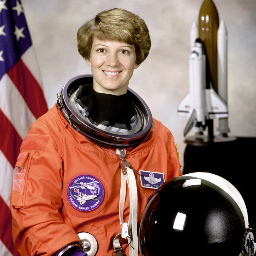
#> input picture HW4/astronaut.png, 256 x 256 px
$ python main_bonus.py astronaut.png
#> lines starting #> are read from the running program, lines starting #| are printed output that depends on the picture
#> further down, img is the input picture: shape (256, 256, 3); mean B, G, R 96.6, 105.9, 141.7
#!/usr/bin/env python
'''
    ===============================================================================
    Interactive Image Segmentation using Maxflow GraphCut algorithm.

    USAGE:
    python main_bonus.py astronaut.png

    README FIRST:
    Initally the input window will open. Once you draw both foreground and background lines, another output window pops up with result.
    Remember, if you draw either background or forground only, you will not get output window display.

    Use the below keys to draw forground and background lines. Press '0' and start dragging or clicking for background line(blue)
    and in a similar way, press '1' and start dragging or clicking for foreground line(red) in the areas you want.

    Then again press 'n' for updating the output. You can keep drawing additional foreground or background lines and press 'n' to see real-time updates.
    Anytime you plan to reset, press 'r' button. The output window will vanish and you can begin from start with a fresh frame of astronaut.png.
    To exit(anytime), press 'esc' key.

    Key '0' - To draw background lines(BLUE)
    Key '1' - To draw foreground lines(RED)

    Key 'n' - To update the segmentation
    Key 'r' - To reset the setup
    Key 'esc' - To close the program
    ===============================================================================
    '''

# Python 2/3 compatibility
from __future__ import print_function
import sys
import cv2
import numpy as np
import matplotlib.pyplot as plt
from skimage.segmentation import slic
from skimage.segmentation import mark_boundaries
from skimage.data import astronaut
from skimage.util import img_as_float
import maxflow
from scipy.spatial import Delaunay
from skimage import img_as_ubyte
np.set_printoptions(threshold=np.inf)
import warnings

warnings.simplefilter("ignore", RuntimeWarning)

# Calculate the SLIC superpixels, their histograms and neighbors
def superpixels_histograms_neighbors(img):
    # SLIC
    segments = slic(img, n_segments=502, compactness=18.5)
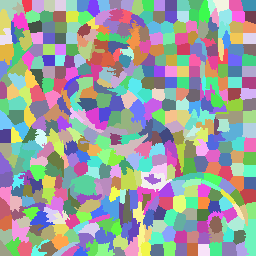
#> segments: shape (256, 256) int64; 449 distinct labels, from 1 to 449; one colour per label, 0 black
    segments_ids = np.unique(segments)
#> segments_ids = 449 values from 1 to 449
# [8 lines of commented-out code are left out]
    centers = np.array([np.mean(np.nonzero(segments==i),axis=1) for i in segments_ids])
#> centers = 449 pairs, first value 3.8 to 251.9, second value 2.73 to 251.1

    # H-S histograms for all superpixels
    hsv = cv2.cvtColor(img.astype('float32'), cv2.COLOR_BGR2HSV)
#> hsv: shape (256, 256, 3) float32; mean H, S, V 78.7, 0.4, 143.1
    bins = [24, 24] # H = S = 20
    ranges = [0, 360, 0, 1] # H: [0, 360], S: [0, 1]
    colors_hists = np.float32([cv2.calcHist([hsv],[0, 1], np.uint8(segments==i), bins, ranges).flatten() for i in segments_ids])
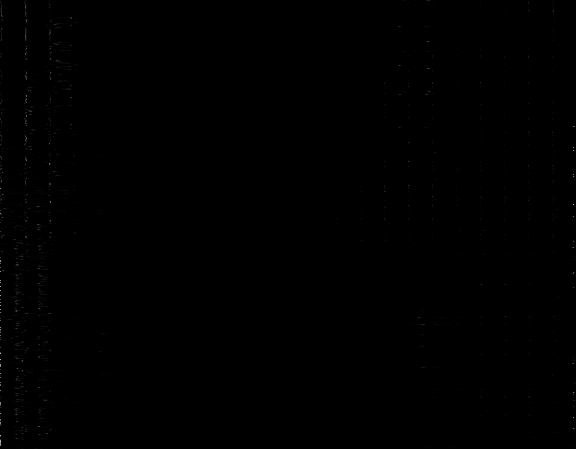
#> colors_hists: shape (449, 576) float32; min 0, max 194, mean 0.3

    # neighbors via Delaunay tesselation
    tri = Delaunay(centers)
    return (centers,colors_hists,segments,tri.vertex_neighbor_vertices)

# Get superpixels IDs for FG and BG from marking
# [4 lines left out: function find_superpixels_under_marking, not called in this run]

# Sum up the histograms for a given selection of superpixel IDs, normalize
def cumulative_histogram_for_superpixels(ids, histograms):
    h = np.sum(histograms[ids],axis=0)
    return h / h.sum()

# Get a bool mask of the pixels for a given selection of superpixel IDs
def pixels_for_segment_selection(superpixels_labels, selection):
    pixels_mask = np.where(np.isin(superpixels_labels, selection), True, False)
    return pixels_mask

# Get a normalized version of the given histograms (divide by sum)
def normalize_histograms(histograms):
    return np.float32([h / h.sum() for h in histograms])

# Perform graph cut using superpixels histograms
# [36 lines left out: function do_graph_cut, not called in this run]


BLUE = [255,0,0]        # BG
RED = [0,0,255]         # FG

DRAW_BG = {'color' : BLUE, 'val' : 0}
DRAW_FG = {'color' : RED, 'val' : 1}

# setting up flags
drawing = False         # flag for drawing curves
value = 0               # drawing val initialized
thickness = 3           # brush thickness
fgbg=False
out = False


# [19 lines left out: function onmouse, not called in this run]


if __name__ == '__main__':
    # print documentation
    print(" Instructions: \n")
    print(__doc__)
    # Loading images
    img = cv2.imread(sys.argv[1], cv2.IMREAD_COLOR)
    img2 = img.copy()                               # a copy of original image
    output = np.zeros(img.shape,np.uint8)           # output image to be shown
    mask = np.zeros(img.shape[:2],dtype = np.uint8)+255 # mask initialized
    #pre-calculation for graphcut
    centers, color_hists, superpixels, neighbors = superpixels_histograms_neighbors(img2)
    norm_hists = normalize_histograms(color_hists)

    # input and output windows

    cv2.namedWindow('input')
    cv2.setMouseCallback('input',onmouse)
    cv2.moveWindow('input',img.shape[1]+10,90)
    video_in = cv2.VideoWriter_fourcc(*'XVID')
    video = cv2.VideoWriter('bonus.avi',video_in, 30.0, img.shape[:2])

    while(1):
        bar = np.zeros((img.shape[0],5,3),np.uint8)
        if fgbg:
            cv2.namedWindow('output')
            cv2.imshow('output',output)

        cv2.imshow('input',img)
        k = cv2.waitKey(1)
#> (key Esc is pressed here)
        # key bindings
        if k == 27:         # esc to exit
            break
        elif k == ord('0'): # BG drawing
            print(" mark background regions in blue \n")
            value = DRAW_BG
        elif k == ord('1'): # FG drawing
            print(" mark foreground regions in red \n")
            value = DRAW_FG
        elif k == ord('r'): # reset everything
                print("resetting \n")
                drawing = False
                value = 0
                img = img2.copy()
                mask = np.zeros(img.shape[:2],dtype = np.uint8)+255 # mask initialized
                output = np.zeros(img.shape,np.uint8)
                if fgbg:
                    cv2.destroyWindow('output')
                fgbg=False


        elif k == ord('n'):
            # segment the image
            print("updating segment \n")
            fg_segments, bg_segments = find_superpixels_under_marking(mask, superpixels)
            h_fg = np.sum(color_hists[fg_segments],axis=0)
            h_bg = np.sum(color_hists[bg_segments],axis=0)
            if h_fg.sum()!=0.0 and h_bg.sum()!=0.0:
                fgbg = True
            fg_cumulative_hist = cumulative_histogram_for_superpixels(fg_segments, color_hists)
            bg_cumulative_hist = cumulative_histogram_for_superpixels(bg_segments, color_hists)

            fgbg_hists = {}
            fgbg_hists[0] = fg_cumulative_hist
            fgbg_hists[1] = bg_cumulative_hist

            fgbg_superpixels = {}
            fgbg_superpixels[0] = fg_segments
            fgbg_superpixels[1] = bg_segments

            graph_cut = do_graph_cut(fgbg_hists, fgbg_superpixels, norm_hists, neighbors)
            output = pixels_for_segment_selection(superpixels, np.nonzero(graph_cut))
            output = np.uint8(output * 255)


            #output_name = sys.argv[2] + "mask_bonus.png"
            #cv2.imwrite(output_name, output);

    cv2.destroyAllWindows()
